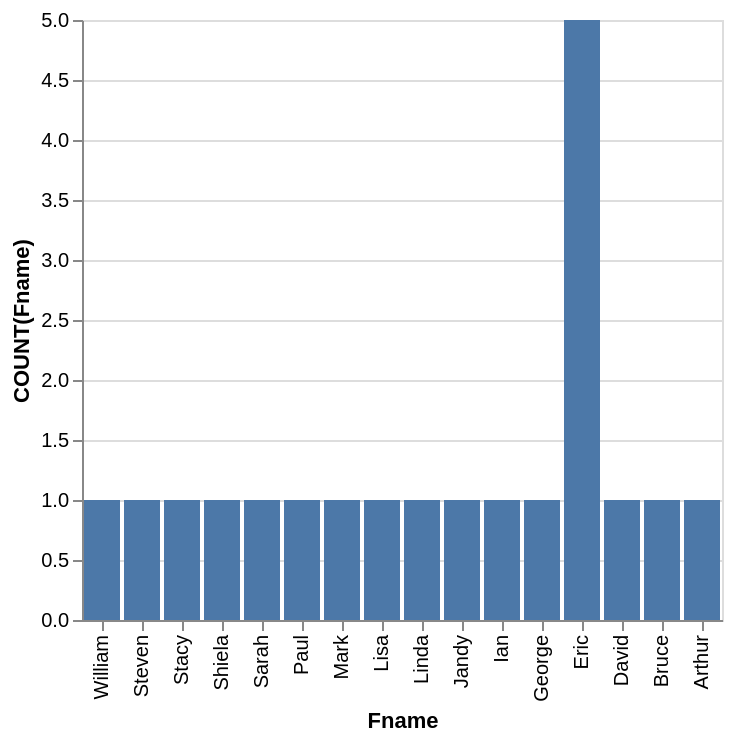

Describe this chart as a Vega-Lite specification.
### Vega-Lite specification from a JSON file in a GitHub repository (floating-point values rounded to 4 significant figures)
{"data": {"values": [{"x_data": "William", "y_data": 1}, {"x_data": "Steven", "y_data": 1}, {"x_data": "Stacy", "y_data": 1}, {"x_data": "Shiela", "y_data": 1}, {"x_data": "Sarah", "y_data": 1}, {"x_data": "Paul", "y_data": 1}, {"x_data": "Mark", "y_data": 1}, {"x_data": "Lisa", "y_data": 1}, {"x_data": "Linda", "y_data": 1}, {"x_data": "Jandy", "y_data": 1}, {"x_data": "Ian", "y_data": 1}, {"x_data": "George", "y_data": 1}, {"x_data": "Eric", "y_data": 5}, {"x_data": "David", "y_data": 1}, {"x_data": "Bruce", "y_data": 1}, {"x_data": "Arthur", "y_data": 1}]}, "mark": "bar", "encoding": {"x": {"field": "x_data", "type": "nominal", "title": "Fname", "sort": "descending"}, "y": {"field": "y_data", "type": "quantitative", "title": "COUNT(Fname)"}}}
